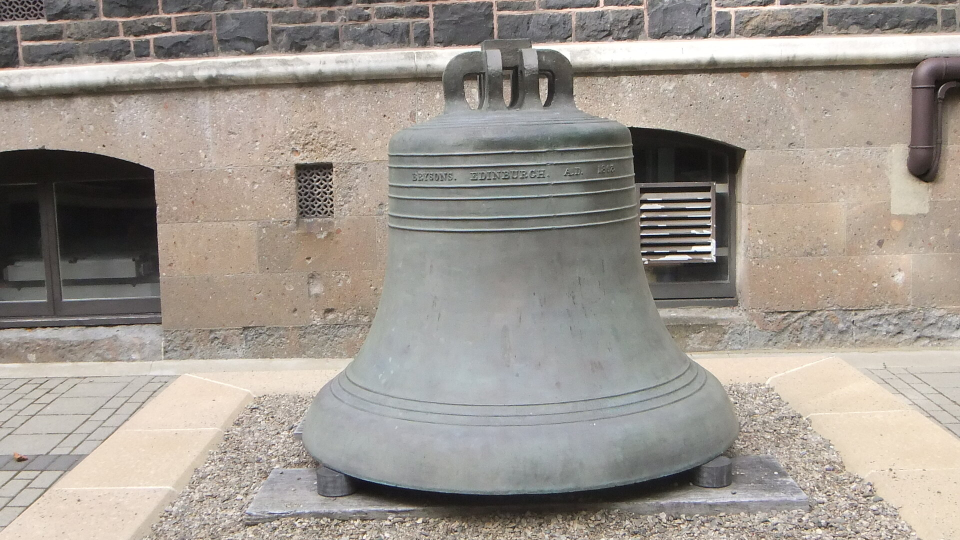
//> input picture COSC342/Lab8/stereo2024/bell_left.jpg, 1920 x 1080 px (shown at 1/2 size)
$ ./stereo   (built with g++ and OpenCV 4)
//> lines starting //> are read from the running program, lines starting //| are printed output that depends on the picture
#include <iostream>
#include <fstream>
#include <opencv2/opencv.hpp>
#include <fstream>
void runBlockMatching(cv::Mat imgLeft, cv::Mat imgRight, cv::Size fullSize);

bool isValid(const cv::Vec3d &xyz, float disparity);
// void runSemiFlobalMatching(cv::Mat imgLeft, cv::Mat imgRight);

int main(int argc, char *argv[])
{

	std::string calibrationFile = "../calibration.json";
	std::string imagePrefix = "bell";
	std::string imageNameL = imagePrefix + "_left.jpg";
	std::string imageNameR = imagePrefix + "_right.jpg";
	std::string image1File = "../" + imageNameL;
	std::string image2File = "../" + imageNameR;

	cv::Mat KL, KR, R, t, dL, dR, E, F;
	cv::FileStorage fs(calibrationFile, cv::FileStorage::READ);
	if (!fs.isOpened())
	{
		std::cerr << "Failed to open calibration.json" << std::endl;
		return -1;
	}
	fs["KL"] >> KL;
	fs["KR"] >> KR;
	fs["R"] >> R;
	fs["T"] >> t;
	fs["d1"] >> dL;
	fs["d2"] >> dR;
	fs["E"] >> E;
	fs["F"] >> F;

	// read from json file created from camera calibration
	std::cout << "K1" << std::endl
			  << KL << std::endl;
	std::cout << "K2" << std::endl
			  << KR << std::endl;
	std::cout << "R" << std::endl
			  << R << std::endl;
	std::cout << "d1" << std::endl
			  << dL << std::endl;
	std::cout << "d2" << std::endl
			  << dR << std::endl;
	std::cout << "E" << std::endl
			  << E << std::endl;
	std::cout << "F" << std::endl
			  << F << std::endl;

	cv::Mat imgLeft = cv::imread(image1File);
//> imgLeft is the input picture: 1080 rows x 1920 cols, CV_8UC3; mean B, G, R 143.1, 150.7, 157.8
	cv::Mat imgRight = cv::imread(image2File);
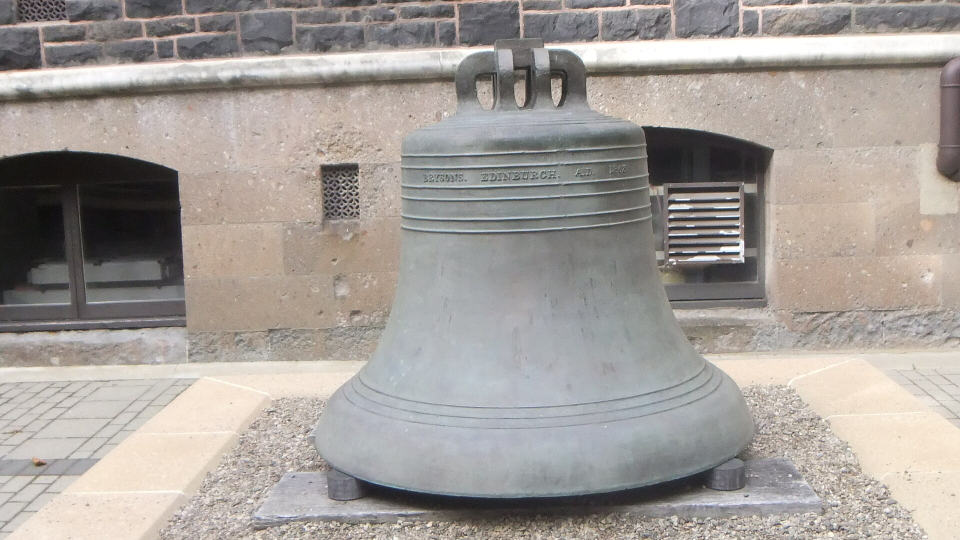
//> input picture COSC342/Lab8/stereo2024/bell_right.jpg, 1920 x 1080 px (shown at 1/2 size)
//> imgRight is the input picture: 1080 rows x 1920 cols, CV_8UC3; mean B, G, R 152.7, 157.3, 163.2
	cv::Size imageSize(1920, 1080);

	cv::Mat RL, RR, PL, PR, Q;
	cv::stereoRectify(KL, dL, KL, dR, imageSize, R, t, RL, RR, PL, PR, Q);

	cv::Mat mapL1, mapL2;
	cv::initUndistortRectifyMap(KL, dL, RL, PL, imageSize, CV_32F, mapL1, mapL2);

	cv::Mat mapR1, mapR2;
	cv::initUndistortRectifyMap(KR, dR, RR, PR, imageSize, CV_32F, mapR1, mapR2);

	cv::Mat retifiedImgLeft, retifiedImgRight;
	cv::remap(imgLeft, retifiedImgLeft, mapL1, mapL2, cv::INTER_LINEAR);
	cv::remap(imgRight, retifiedImgRight, mapR1, mapR2, cv::INTER_LINEAR);

	cv::Mat imgLeftScaled;
	double scalingFactor = 0.25;
	cv::resize(retifiedImgLeft, imgLeftScaled, cv::Size(), scalingFactor, scalingFactor, cv::INTER_AREA);
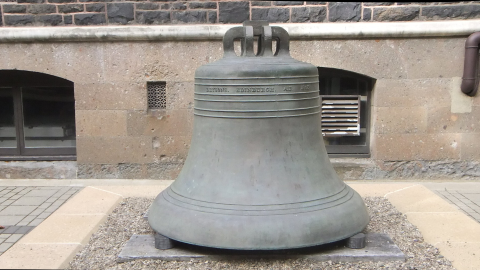
//> imgLeftScaled: 270 rows x 480 cols, CV_8UC3; mean B, G, R 143.1, 150.7, 157.7
	cv::Mat imgRightScaled;
	cv::resize(retifiedImgRight, imgRightScaled, cv::Size(), scalingFactor, scalingFactor, cv::INTER_AREA);
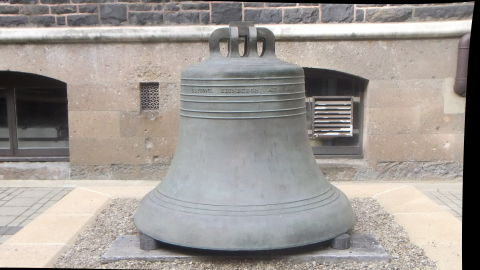
//> imgRightScaled: 270 rows x 480 cols, CV_8UC3; mean B, G, R 148.4, 152.9, 158.7

	// must be multiple of 16
	int maxDisparity = 64;
	// odd as sqr must be centered
	int blockSize = 21;

	cv::Ptr<cv::StereoBM> blockMatcher = cv::StereoBM::create(maxDisparity, blockSize);

	cv::Mat greyScaleLeft;
	cv::cvtColor(imgLeftScaled, greyScaleLeft, cv::COLOR_BGR2GRAY);
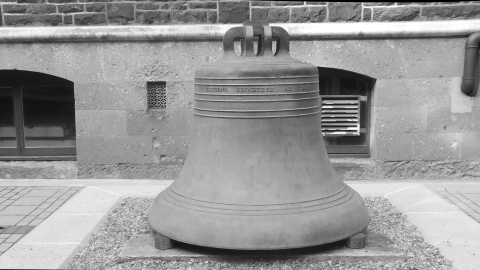
//> greyScaleLeft: 270 rows x 480 cols, CV_8UC1; min 0, max 255, mean 151.9

	cv::Mat greyScaleRight;
	cv::cvtColor(imgRightScaled, greyScaleRight, cv::COLOR_BGR2GRAY);
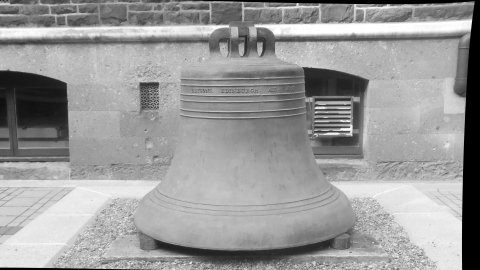
//> greyScaleRight: 270 rows x 480 cols, CV_8UC1; min 0, max 255, mean 154.1
	cv::Mat disparity;

	blockMatcher->compute(greyScaleLeft, greyScaleRight, disparity);

	// disparitySmall is computed on quarter-size images
	// fullSize is a cv::Size of the original image size
	// Scale disparity up to full size
	cv::Mat disparityFull;
	cv::resize(disparity, disparityFull, imageSize, 0, 0, cv::INTER_NEAREST);
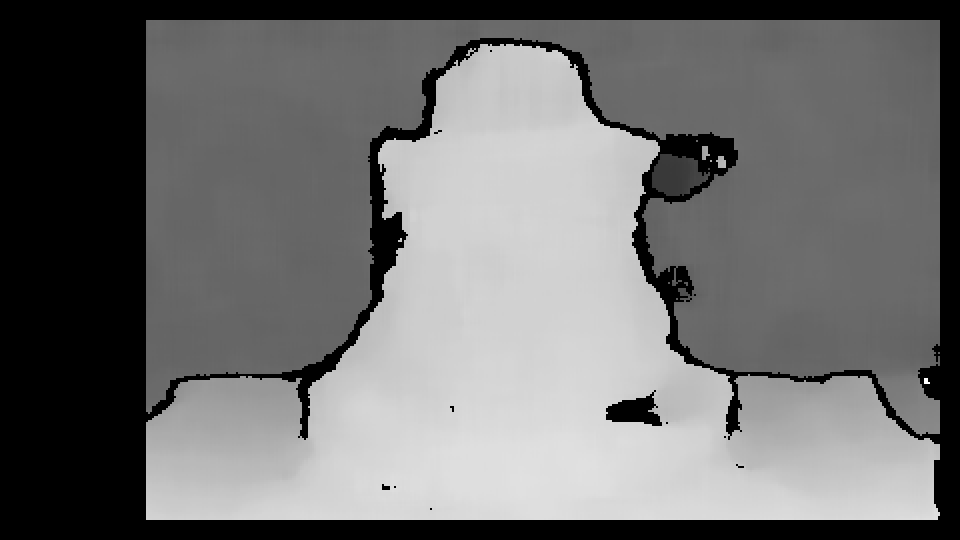
//> disparityFull: 1080 rows x 1920 cols, CV_16SC1 (shown at 1/2 size); min -16, max 301, mean 122.8; drawn with min black and max white
	// Convert to floating point fractions for disparity
	cv::Mat disparityFloat(imageSize, CV_32F);
	disparityFull.convertTo(disparityFloat, CV_32F, 1. / 16.0);

	// Compute 3d locations
	cv::Mat points3D(imageSize, CV_32FC3);
	cv::reprojectImageTo3D(disparityFloat, points3D, Q);
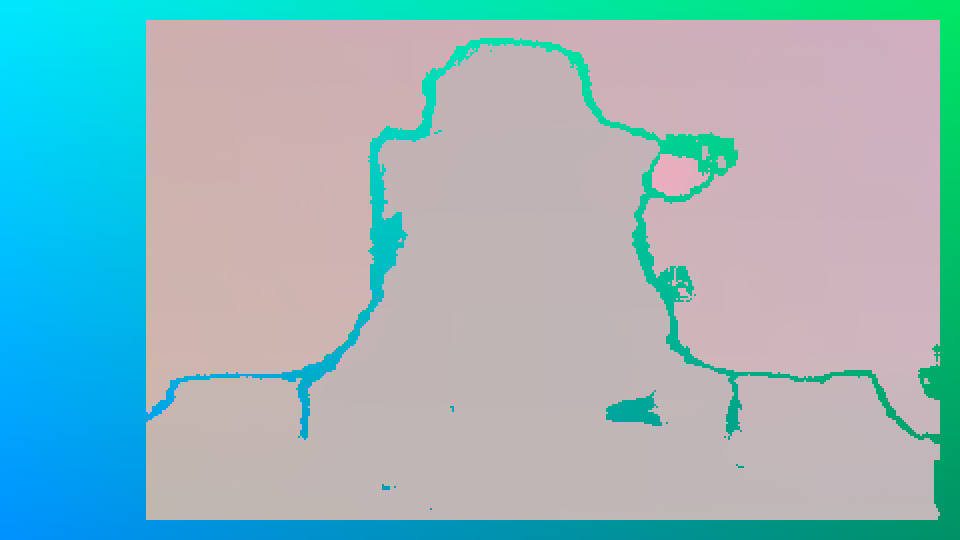
//> points3D: 1080 rows x 1920 cols, CV_32FC3 (shown at 1/2 size); mean B, G, R 7063.9, 1073.4, -33007.5; drawn with min black and max white
//> Q = [[1, 0, 0, -923.3], [0, 1, 0, -633], [0, 0, 0, 2262.4], [0, 0, 0.0132, 0]]


	std::vector<std::string> plyPts;

	for (int y = 0; y < points3D.size().height; ++y)
	{
		for (int x = 0; x < points3D.size().width; ++x)
		{

			// Write location data for this point
			cv::Vec3f xyz = points3D.at<cv::Vec3f>(y, x);
			float disparity = disparityFull.at<float>(y,x);
			if (isValid(xyz, disparity) == false){
				continue;
			}
			std::stringstream temp;
			temp << xyz[0] << " " << xyz[1] << " " << xyz[2] << " ";
			// Write colour data for this point
			cv::Vec3b rgb = imgLeft.at<cv::Vec3b>(y, x);
			// Note: OpenCV uses BGR colour
			temp << int(rgb[2]) << " " << int(rgb[1])
				 << " " << int(rgb[0]) << "\n";
			plyPts.push_back(temp.str());
		}
	}
//> after the loop, plyPts = 1513536 items
	std::ofstream fout("model.ply");
	fout << "ply\n"
		 << "format ascii 1.0\n"
		 << "element vertex " << plyPts.size() << "\n"
		 << "property float x\n"
		 << "property float y\n"
		 << "property float z\n"
		 << "property uchar red\n"
		 << "property uchar green\n"
		 << "property uchar blue\n"
		 << "end_header\n";
	for (std::string eachline : plyPts){
		fout << eachline;
	}
	fout.close();

	return 0;
}

bool isValid(const cv::Vec3d &xyz, float disparity)
{
	// Check for NaNs etc. in Z
	if (isnormal(xyz[2]) == false) {
			return false;
	//Note: 75.0 is 75mm.. so 1metre is 1000.0
	} else if (xyz[2] > 1000.0*100 || xyz[2] < 0){
		return false;
	} else if (disparity <= 0 ){
		return false;
	}
	// Other checks can go here
	return true;
}
